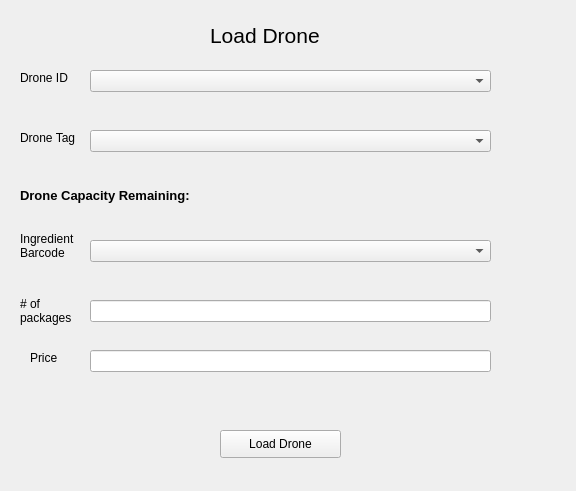
<?xml version="1.0" encoding="UTF-8"?>
<ui version="4.0">
 <class>Form</class>
 <widget class="QWidget" name="Form">
  <property name="geometry">
   <rect>
    <x>0</x>
    <y>0</y>
    <width>576</width>
    <height>491</height>
   </rect>
  </property>
  <property name="windowTitle">
   <string>Form</string>
  </property>
  <widget class="QLabel" name="label">
   <property name="geometry">
    <rect>
     <x>210</x>
     <y>-30</y>
     <width>261</width>
     <height>131</height>
    </rect>
   </property>
   <property name="font">
    <font>
     <pointsize>16</pointsize>
    </font>
   </property>
   <property name="text">
    <string>Load Drone</string>
   </property>
  </widget>
  <widget class="QLabel" name="label_6">
   <property name="geometry">
    <rect>
     <x>20</x>
     <y>220</y>
     <width>81</width>
     <height>51</height>
    </rect>
   </property>
   <property name="text">
    <string>Ingredient
Barcode</string>
   </property>
  </widget>
  <widget class="QPushButton" name="loadDroneButton">
   <property name="geometry">
    <rect>
     <x>220</x>
     <y>430</y>
     <width>121</width>
     <height>28</height>
    </rect>
   </property>
   <property name="text">
    <string>Load Drone</string>
   </property>
  </widget>
  <widget class="QComboBox" name="Barcode">
   <property name="geometry">
    <rect>
     <x>90</x>
     <y>240</y>
     <width>401</width>
     <height>22</height>
    </rect>
   </property>
  </widget>
  <widget class="QComboBox" name="DroneID">
   <property name="geometry">
    <rect>
     <x>90</x>
     <y>70</y>
     <width>401</width>
     <height>22</height>
    </rect>
   </property>
  </widget>
  <widget class="QLabel" name="label_2">
   <property name="geometry">
    <rect>
     <x>20</x>
     <y>70</y>
     <width>55</width>
     <height>16</height>
    </rect>
   </property>
   <property name="text">
    <string>Drone ID</string>
   </property>
  </widget>
  <widget class="QLabel" name="label_4">
   <property name="geometry">
    <rect>
     <x>20</x>
     <y>130</y>
     <width>61</width>
     <height>16</height>
    </rect>
   </property>
   <property name="text">
    <string>Drone Tag</string>
   </property>
  </widget>
  <widget class="QComboBox" name="DroneTag">
   <property name="geometry">
    <rect>
     <x>90</x>
     <y>130</y>
     <width>401</width>
     <height>22</height>
    </rect>
   </property>
  </widget>
  <widget class="QLineEdit" name="QuantityEntry">
   <property name="geometry">
    <rect>
     <x>90</x>
     <y>300</y>
     <width>401</width>
     <height>22</height>
    </rect>
   </property>
  </widget>
  <widget class="QLineEdit" name="PriceEntry">
   <property name="geometry">
    <rect>
     <x>90</x>
     <y>350</y>
     <width>401</width>
     <height>22</height>
    </rect>
   </property>
  </widget>
  <widget class="QLabel" name="label_3">
   <property name="geometry">
    <rect>
     <x>20</x>
     <y>290</y>
     <width>81</width>
     <height>41</height>
    </rect>
   </property>
   <property name="text">
    <string># of
packages</string>
   </property>
  </widget>
  <widget class="QLabel" name="label_5">
   <property name="geometry">
    <rect>
     <x>30</x>
     <y>350</y>
     <width>55</width>
     <height>16</height>
    </rect>
   </property>
   <property name="text">
    <string>Price</string>
   </property>
  </widget>
  <widget class="QLabel" name="label_7">
   <property name="geometry">
    <rect>
     <x>20</x>
     <y>180</y>
     <width>401</width>
     <height>31</height>
    </rect>
   </property>
   <property name="font">
    <font>
     <pointsize>10</pointsize>
     <weight>75</weight>
     <bold>true</bold>
    </font>
   </property>
   <property name="text">
    <string>Drone Capacity Remaining:</string>
   </property>
  </widget>
 </widget>
 <resources/>
 <connections/>
</ui>
